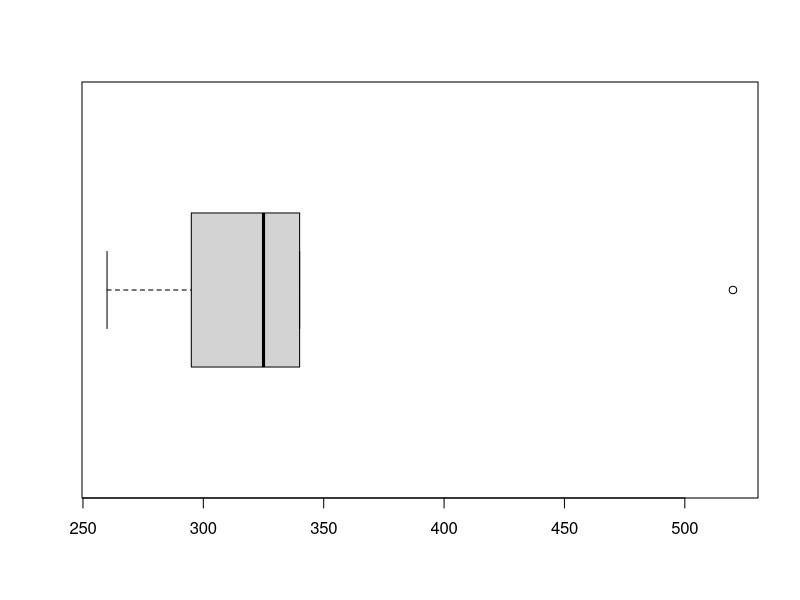

This chart was generated by the following R code:
data<-c(340,300,520,340,320,290,260,330)
boxplot(data,horizontal = TRUE)
summary(data)
cat("q1 =",quantile(data,0.25))
cat("m =",quantile(data,0.50))
cat("q3 =",quantile(data,0.75))
IQR(data)
boxplot.stats(data)
#outlier is 520
#the answers provided in the textbook is wrong
